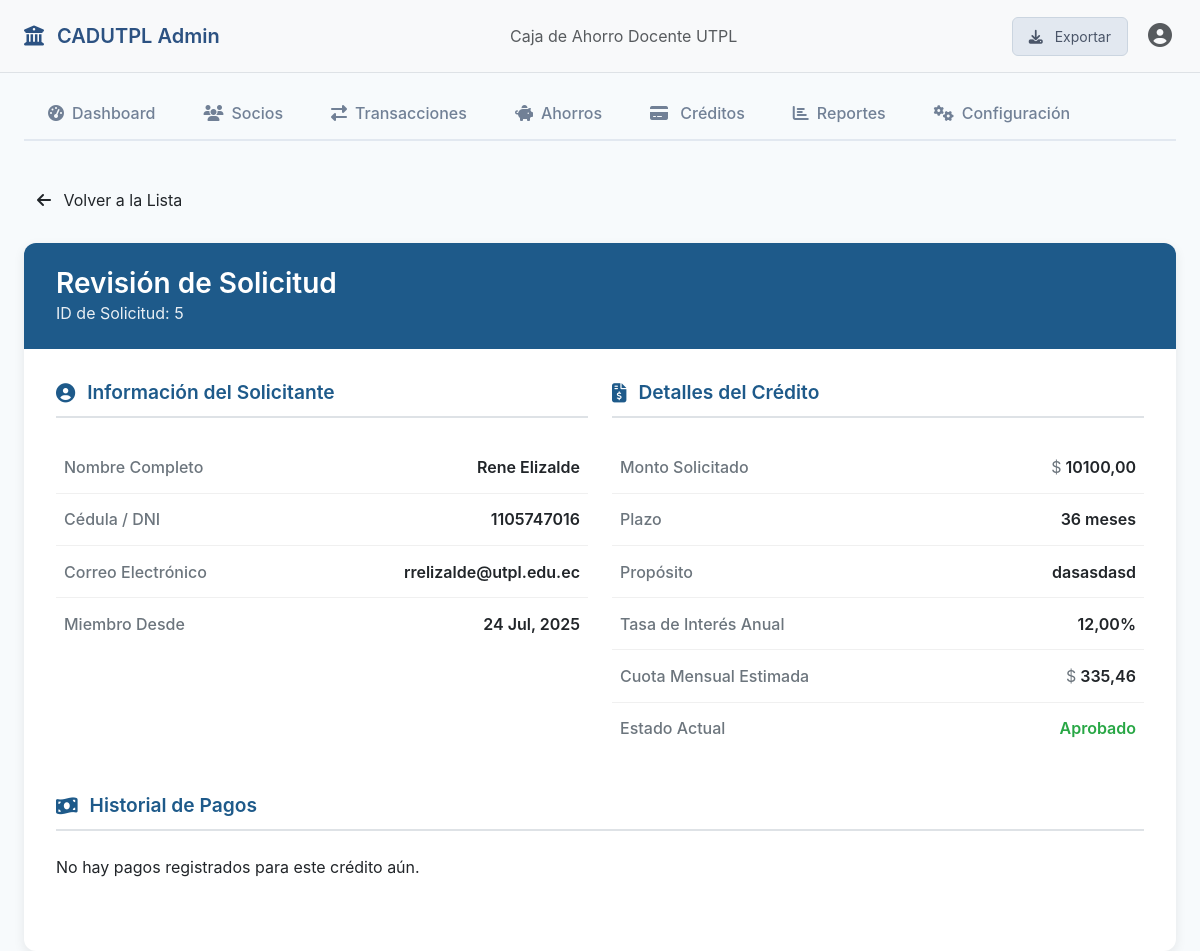
Page /credits/admin/review/5/ (signed in) on the committed database.
### credits/models.py (models this page shows, shortened)
class Credit(models.Model):
    STATUS_CHOICES = (
        ('pending', 'Pendiente'),
        ('approved', 'Aprobado'),
        ('rejected', 'Rechazado'),
        ('paid', 'Pagado'),
        ('defaulted', 'Incumplido'),
    )
    TERM_CHOICES = (
        (12, '12 meses'),
        (24, '24 meses'),
        (36, '36 meses'),
        (48, '48 meses'),
    )
    wallet = models.ForeignKey(Wallet, on_delete=models.CASCADE, related_name='credits')
    amount = models.DecimalField(max_digits=10, decimal_places=2)
    interest_rate = models.DecimalField(max_digits=5, decimal_places=2)
    term = models.IntegerField(choices=TERM_CHOICES)  # Plazo en meses
    purpose = models.CharField(max_length=255, blank=True, null=True)
    estimated_monthly_payment = models.DecimalField(max_digits=10, decimal_places=2)
    status = models.CharField(max_length=20, choices=STATUS_CHOICES, default='pending')
    created_at = models.DateTimeField(auto_now_add=True)
    updated_at = models.DateTimeField(auto_now=True)

### wallets/models.py (models this page shows, shortened)
class Wallet(models.Model):
    user = models.OneToOneField(CustomUser, on_delete=models.CASCADE, related_name='wallet')
    balance = models.DecimalField(max_digits=10, decimal_places=2, default=0)
    total_credit_line = models.DecimalField(max_digits=10, decimal_places=2, default=2000)
    available_credit = models.DecimalField(max_digits=10, decimal_places=2, default=2000)
    created_at = models.DateTimeField(auto_now_add=True)
    updated_at = models.DateTimeField(auto_now=True)

### users/models.py (models this page shows, shortened)
class CustomUser(AbstractUser):
    username = models.CharField(
        max_length=150,
        unique=True,
        verbose_name="Nombre de usuario",
        null=True,
        blank=True,  # Permite que sea opcional para los usuarios normales
    )
    email = models.EmailField(unique=True)
    phone = models.CharField(max_length=15, blank=True, null=True)
    document_type = models.CharField(
        max_length=20,
        choices=[("CEDULA", "CEDULA"), ("RUC", "RUC"), ("PASSPORT", "Pasaporte")],
    )
    document_number = models.CharField(max_length=20)
    reference_number = models.CharField(max_length=100, unique=True, default=uuid.uuid4)
    address = models.CharField(max_length=255, blank=True)
    profile_picture = models.ImageField(
        upload_to="profile_pictures/", blank=True, null=True
    )
    account_balance = models.DecimalField(max_digits=10, decimal_places=2, default=0)
    is_verified = models.BooleanField(default=False)
    preferred_currency = models.CharField(max_length=3, default="USD")
    preferred_language = models.CharField(max_length=2, default="es")
    created_at = models.DateTimeField(auto_now_add=True)
    updated_at = models.DateTimeField(auto_now=True)
    USERNAME_FIELD = "email"  # El email sigue siendo el identificador único
    REQUIRED_FIELDS = [
        "username"
    ]  # Hacer que username sea requerido para superusuarios
    objects = CustomUserManager()  # Asignar el manager personalizado
    class Meta:
        db_table = "custom_users"

### credits/views.py (the view)
# urls.py: path('admin/review/<int:credit_id>/', views.admin_credit_review, name='admin_credit_review'),
@login_required
def admin_credit_review(request, credit_id):
    credit = get_object_or_404(Credit, id=credit_id)
    payments = credit.payments.all().order_by('-payment_date')
    context = {
        'credit': credit,
        'payments': payments,
    }
    return render(request, 'credits/admin_credit_review.html', context)

### credits/templates/credits/admin_credit_review.html (shortened to what this page needs)
<!DOCTYPE html>
<html lang="es">
<head>
    <link href="https://cdnjs.cloudflare.com/ajax/libs/bootstrap/5.3.0/css/bootstrap.min.css" rel="stylesheet">
    <link href="https://cdnjs.cloudflare.com/ajax/libs/font-awesome/6.4.0/css/all.min.css" rel="stylesheet">
</head>
<body>
{% include 'navbar.html' %}
{% include 'tabs_menu.html' %}
<div class="container-fluid px-4 main-content">
    {% block content %}
        <a href="{% url 'admin_credits' %}" class="btn btn-back-warning btn-back"><i class="fas fa-arrow-left me-2"></i>
            Volver a la Lista</a>
        <div class="review-card">
            <div class="review-header">
                <h2>Revisión de Solicitud</h2>
                <p>ID de Solicitud: {{ credit.id }}</p>
            </div>
            <div class="review-body">
                <div class="row">
                    <div class="col-lg-6">
                        <div class="detail-section">
                            <h5 class="detail-section-title"><i class="fas fa-user-circle"></i>Información del
                                Solicitante</h5>
                            <div class="detail-item">
                                <span class="detail-label">Nombre Completo</span>
                                <span class="detail-value">{{ credit.wallet.user.first_name }} {{ credit.wallet.user.last_name }}</span>
                            </div>
                            <div class="detail-item">
                                <span class="detail-label">Cédula / DNI</span>
                                <span class="detail-value">{{ credit.wallet.user.document_number }}</span>
                            </div>
                            <div class="detail-item">
                                <span class="detail-label">Correo Electrónico</span>
                                <span class="detail-value">{{ credit.wallet.user.email }}</span>
                            </div>
                            <div class="detail-item">
                                <span class="detail-label">Miembro Desde</span>
                                <span class="detail-value">{{ credit.wallet.user.date_joined|date:"d M, Y" }}</span>
                            </div>
                        </div>
                    </div>
                    <div class="col-lg-6">
                        <div class="detail-section">
                            <h5 class="detail-section-title"><i class="fas fa-file-invoice-dollar"></i>Detalles del
                                Crédito</h5>
                            <div class="detail-item">
                                <span class="detail-label">Monto Solicitado</span>
                                <span class="detail-value"><span
                                        class="currency">$</span>{{ credit.amount|floatformat:2 }}</span>
                            </div>
                            <div class="detail-item">
                                <span class="detail-label">Plazo</span>
                                <span class="detail-value">{{ credit.term }} meses</span>
                            </div>
                            <div class="detail-item">
                                <span class="detail-label">Propósito</span>
                                <span class="detail-value">{{ credit.purpose }}</span>
                            </div>
                            <div class="detail-item">
                                <span class="detail-label">Tasa de Interés Anual</span>
                                <span class="detail-value">{{ credit.interest_rate }}%</span>
                            </div>
                            <div class="detail-item">
                                <span class="detail-label">Cuota Mensual Estimada</span>
                                <span class="detail-value"><span
                                        class="currency">$</span>{{ credit.estimated_monthly_payment|floatformat:2 }}</span>
                            </div>
                            <div class="detail-item">
                                <span class="detail-label">Estado Actual</span>
                                <span class="detail-value status-{{ credit.status }}">{{ credit.get_status_display }}</span>
                            </div>
                        </div>
                    </div>
                </div>
                <div class="detail-section">
                    <h5 class="detail-section-title"><i class="fas fa-money-bill-wave"></i>Historial de Pagos</h5>
                    {% if payments %}
                        <table class="payments-table">
                            <thead>
                            <tr>
                                <th>Fecha de Pago</th>
                                <th>Monto Pagado</th>
                                <th>Referencia</th>
                            </tr>
                            </thead>
                            <tbody>
                            {% for payment in payments %}
                                <tr>
                                    <td>{{ payment.payment_date|date:"d M, Y H:i" }}</td>
                                    <td><span class="currency">$</span>{{ payment.amount_paid|floatformat:2 }}</td>
                                    <td>{{ payment.reference_number }}</td>
                                </tr>
                            {% endfor %}
                            </tbody>
                        </table>
                    {% else %}
                        <p class="no-payments">No hay pagos registrados para este crédito aún.</p>
                    {% endif %}
                    </div>
                </div>
            </div>
        </div>
    {% endblock %}

### templates/menu_styles.html (style rules this page uses)
body { background-color: #f7fafc; font-family: -apple-system, BlinkMacSystemFont, 'Segoe UI', Roboto, sans-serif; }
.container-fluid { max-width: 1400px; }
.main-content { min-height: calc(100vh - 200px); padding-top: 2rem; }

### credits/templates/credits/admin_credit_review.html (style rules this page uses)
:root { --primary-color: #1e5a8a; --primary-light: #2980b9; --success-color: #28a745; --warning-color: #ffc107; --danger-color: #dc3545; --light-bg: #f8f9fa; --border-color: #dee2e6; --text-muted: #6c757d; }
.main-content { padding-top: 1.5rem; }
.btn-back { margin-bottom: 1.5rem; }
.review-card { background: white; border-radius: 12px; box-shadow: 0 4px 12px rgba(0, 0, 0, 0.08); border: none; overflow: hidden; }
.review-header { background-color: var(--primary-color); color: white; padding: 1.5rem 2rem; }
.review-header h2 { margin: 0; font-size: 1.75rem; font-weight: 600; }
.review-header p { margin: 0; opacity: 0.9; font-size: 1rem; }
.review-body { padding: 2rem; }
.detail-section { margin-bottom: 2.5rem; }
.detail-section-title { font-size: 1.2rem; font-weight: 600; color: var(--primary-color); border-bottom: 2px solid var(--border-color); padding-bottom: 0.75rem; margin-bottom: 1.5rem; display: flex; align-items: center; }
.detail-section-title i { margin-right: 0.75rem; }
.detail-item { display: flex; justify-content: space-between; padding: 0.85rem 0.5rem; border-bottom: 1px solid #f0f0f0; transition: background-color 0.2s ease; }
.detail-item:last-child { border-bottom: none; }
.detail-label { color: var(--text-muted); font-weight: 500; }
.detail-value { font-weight: 600; text-align: right; }
.detail-value.status-approved { color: var(--success-color); }
.detail-value .currency { font-weight: 400; color: var(--text-muted); margin-right: 0.25rem; }

### rows in the picture
Credit: id "5", wallet.user.first_name "Rene", wallet.user.last_name "Elizalde", wallet.user.document_number "1105747016", wallet.user.email "rrelizalde@utpl.edu.ec", wallet.user.date_joined "24 Jul, 2025", amount "10100,00", term "36", purpose "dasasdasd", interest_rate "12,00", estimated_monthly_payment "335,46", status "Aprobado"
